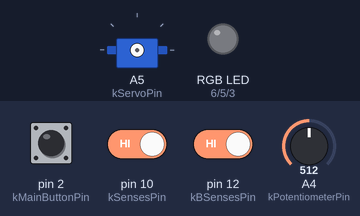
Bench run of a sketch on a simulated Arduino Uno, built with avr-gcc and run on an emulated ATmega328P. Parts: servo, an RGB LED mixed from three pins (HIGH = lit). Inputs (shaded band) come from the test bench; at power-on: pin 2 (kMainButtonPin) HIGH, pin 12 (kBSensesPin) HIGH, pin 10 (kSensesPin) HIGH, A4 (kPotentiometerPin) = 512. Dim RGB values are drawn brighter than linear.

Above: at 1.2 s.
1.3 s: pin 2 (kMainButtonPin) pulled LOW for 1 s
At 1.78 s:
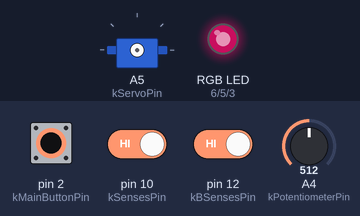
4.5 s: pin 12 (kBSensesPin) driven LOW
At 5.1 s:
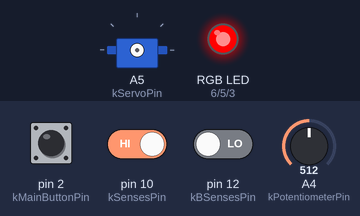
7.5 s: pin 2 (kMainButtonPin) pulled LOW for 1 s
11.5 s: pin 10 (kSensesPin) driven LOW
14.5 s: A4 (kPotentiometerPin) set to 489
At 15.34 s:
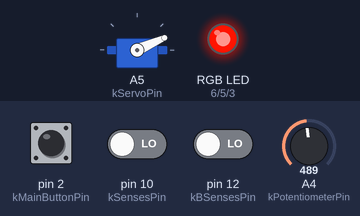
17.5 s: A4 (kPotentiometerPin) set to 510
At 20.2 s:
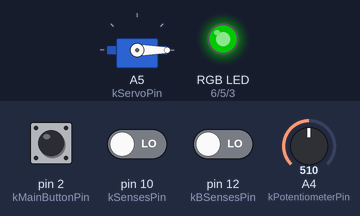
Timing chart, 0 to 24.3 s (numbered marks = the images above; inputs shaded):
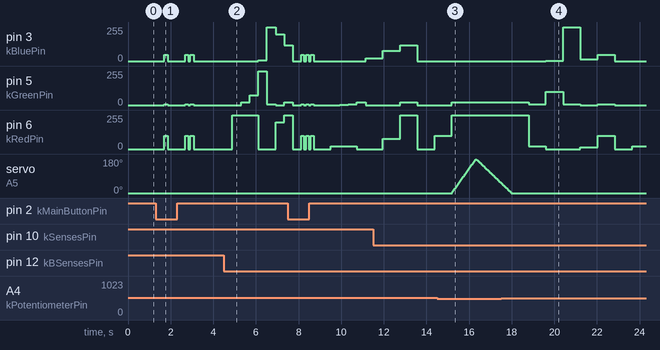

The sketch:

JellyfishNightLight.ino
```cpp
#include "src/RGBConverter/RGBConverter.h"

#include <Servo.h>

#include <CapacitiveSensor.h>

////////// Constants //////////
constexpr int kBluePin = 3;
constexpr int kGreenPin = 5;
constexpr int kRedPin = 6;

constexpr int kMainButtonPin = 2;

constexpr int kCapacitiveSensorThreshold = 900;
constexpr int kSendPin = 11;
constexpr int kSensesPin = 10;

constexpr int kBSendPin = 9;
constexpr int kBSensesPin = 12;

constexpr int kPhotoresistorPin = A0;
constexpr int kMinPhotoresistor = 640;
constexpr int kMaxPhotoresistor = 870;
constexpr int kSmoothingFactor = 14;

constexpr int kServoPin = A5;

constexpr int kPotentiometerPin = A4;

constexpr int kDelayInterval = 6;
constexpr byte kMaxRgbValue = 255;

////////// Global variables //////////
int last_led_val = 0;
int mode = 0;
int color_val = 0;
int brightness_mode = 0;
long bright_val = 255;
float hue = 0.355;
float step = 0.001f;
int button_state;

////////// Objects //////////
Servo myservo;
RGBConverter rgb_converter;
CapacitiveSensor brightness_select = CapacitiveSensor(kSendPin, kSensesPin);
CapacitiveSensor color_select = CapacitiveSensor(kBSendPin, kBSensesPin);

////////// Function declarations //////////

// Blinks the LED in pink to indicate the current mode when first entered.
// - times: The number of times to blink the LED in pink
void BlinkPink(int times);

// Adjusts the brightness and crossfades the RGB LED in the HSL color space
// based on the given photoresistor value.
// - photoresistor_val: The value read from the photoresistor.
//
// - Adapted from the Interactive Physical Computing Textbook by Jon E. Froehlich:
// https://makeabilitylab.github.io/physcomp/arduino/rgb-led-fade.html#full-hsl-based-crossfader-code
// - Used Google Gemini to help debug and generate some parts of code when adding my own tweak
//   to crossfade the colors back and forth across a spectrum of green/blue to red.
void CrossfadeBrightness(int photoresistor_val);

// Switches the color of the LED based on the color_val.
// - color_val: The value indicating which color to switch LED to
// - brightness: The brightness level of the LED (0-255, low to high respectively)
void ColorSwitch(int color_val, int brightness);

// Sets the color of the RGB LED based on the provided red, green, blue values, and brightness level.
// - red: The intensity of the red color component (0-255).
// - green: The intensity of the green color component (0-255).
// - blue: The intensity of the blue color component (0-255).
// - brightness: The brightness level of the LED (0-255, low to high respectively).
//
// - Adapted from the Interactive Physical Computing Textbook by Jon E. Froehlich:
// https://makeabilitylab.github.io/physcomp/arduino/rgb-led-fade.html#full-hsl-based-crossfader-code
// - Which adapted from https://gist.github.com/jamesotron/766994 (no longer available)
// - Used Google Gemini to help debug code when adding my own tweak for the brightness
//   parameter
void ChangeColorAndBrightness(int red, int green, int blue, int brightness);

// If main button is triggered, LED will turn off and returns true. Otherwise false.
bool CheckModeSwitch();

void setup() {
  pinMode(kRedPin, OUTPUT);
  pinMode(kGreenPin, OUTPUT);
  pinMode(kBluePin, OUTPUT);
  pinMode(kMainButtonPin, INPUT_PULLUP);
  pinMode(kPhotoresistorPin, INPUT);
}

void loop() {
  button_state = digitalRead(kMainButtonPin);

  if (button_state == LOW) {
    mode++;
    delay(400);

    if (mode == 1) {
      BlinkPink(1);
    } else if (mode == 2) {
      BlinkPink(2);
    } else if (mode == 3) {
      BlinkPink(3);
    } else if (mode > 3) {
      mode = 0;
    }
  }

  switch (mode) {
  case 0:
    analogWrite(kRedPin, 0);
    analogWrite(kGreenPin, 0);
    analogWrite(kBluePin, 0);
    break;

  case 1:
    while (true) {
      if (CheckModeSwitch()) {
        break;
      }

      // detect brightness with photoresistor:
      int photoresistor_val = analogRead(kPhotoresistorPin);
      CrossfadeBrightness(photoresistor_val);
    }
    break;

  case 2:
    while (true) {
      if (CheckModeSwitch()) {
        break;
      }

      // If the value is greater than the kCapacitiveSensorThreshold,
      // switch color as that indicates a click
      long mode_two_color_val = color_select.capacitiveSensor(40);
      if (mode_two_color_val > kCapacitiveSensorThreshold) {
        color_val++;
        delay(400);
      }

      if (color_val > 7) {
        // wrap around if last color reached
        color_val = 0;
      }

      ColorSwitch(color_val, kMaxRgbValue);
    }
    break;

  case 3:
    while (true) {
      if (CheckModeSwitch()) {
        break;
      }

      // If the color select sensor is triggered, go to next color
      long mode_three_color_val = color_select.capacitiveSensor(40);
      if (mode_three_color_val > kCapacitiveSensorThreshold) {
        color_val++;
        delay(400);
        if (color_val > 7) {
          color_val = 0;
        }
      }

      // Adjust brightness based on the brightness sensor value
      int brightness = 0;
      bright_val = brightness_select.capacitiveSensor(40);
      if (bright_val > kCapacitiveSensorThreshold) {
        brightness_mode++;
        delay(400);
        if (brightness_mode > 2) {
          brightness_mode = 0;
        }
      }

      // Set the brightness level based on the brightness mode
      if (brightness_mode == 0) {
        brightness = 20;
      } else if (brightness_mode == 1) {
        brightness = 100;
      } else if (brightness_mode == 2) {
        brightness = kMaxRgbValue;
      }

      // Set the color with the adjusted brightness
      ColorSwitch(color_val, brightness);

      // Check if the potentiometer value is within the "off" range.
      // Mimics speed selection with potentiometer val
      int pot_val = analogRead(A4);
      int new_delay_val = map(pot_val, 0, 540, 3, 10);
      int delay_val = new_delay_val;

      if (pot_val < 500) {
        myservo.attach(kServoPin);
        for (int pos = 0; pos <= 180; pos++) {
          myservo.write(pos);
          delay_val = map(analogRead(A4), 0, 1023, 3, 10);
          delay(delay_val);
        }

        for (int pos = 180; pos >= 0; pos--) {
          myservo.write(pos);
          delay_val = map(analogRead(A4), 0, 540, 3, 10);
          delay(delay_val);
        }
      }

      myservo.detach();
    }

    color_val = 0;
    delay(100);
    myservo.detach();
    break;
  }
}

////////// Function definitions //////////
void CrossfadeBrightness(int photoresistor_val) {
  static bool is_forward = true;
  byte rgb[3];
  rgb_converter.hslToRgb(hue, 1, 0.5, rgb);

  // Adjusts target LED value based on the photoresistor value
  int target_led_val;
  if (photoresistor_val <= 775) {
    target_led_val = map(photoresistor_val, kMinPhotoresistor, 790, 0, 40);
  } else {
    target_led_val = map(photoresistor_val, 790, kMaxPhotoresistor, 40, 255);
  }
  target_led_val = constrain(target_led_val, 0, 255);

  // Smooths the LED brightness transition
  int led_val = (target_led_val * kSmoothingFactor + last_led_val * (100 - kSmoothingFactor)) / 100;
  last_led_val = led_val;

  // Sets the color and brightness of the LED
  ChangeColorAndBrightness(rgb[0] * led_val / 255, rgb[1] * led_val / 255, rgb[2] * led_val / 255, 255);

  // Crossfades across a spectrum, cutting out the yellows/bright greens, and
  // fades back and forth on the ends of the spectrum
  if (is_forward) {
    hue += step;
    if (hue >= 0.995) {
      hue = 0.995;
      is_forward = false;
    }
  } else {
    hue -= step;
    if (hue <= 0.355) {
      hue = 0.355;
      is_forward = true;
    }
  }
  delay(kDelayInterval);
}

void ColorSwitch(int color_val, int brightness) {
  switch (color_val) {
  case 0:
    ChangeColorAndBrightness(0, 0, 0, brightness);
    break;
  case 1:
    ChangeColorAndBrightness(255, 0, 0, brightness);
    break;
  case 2:
    ChangeColorAndBrightness(255, 20, 0, brightness);
    break;
  case 3:
    ChangeColorAndBrightness(255, 75, 0, brightness);
    break;
  case 4:
    ChangeColorAndBrightness(0, 255, 5, brightness);
    break;
  case 5:
    ChangeColorAndBrightness(0, 5, 255, brightness);
    break;
  case 6:
    ChangeColorAndBrightness(200, 0, 200, brightness);
    break;
  case 7:
    ChangeColorAndBrightness(255, 20, 120, brightness);
    break;
  }
}

void ChangeColorAndBrightness(int red, int green, int blue, int brightness) {
  // scale the color values by the brightness level
  red = (red * brightness) / 255;
  green = (green * brightness) / 255;
  blue = (blue * brightness) / 255;

  analogWrite(kRedPin, red);
  analogWrite(kGreenPin, green);
  analogWrite(kBluePin, blue);
}

void BlinkPink(int times) {
  // more blinks will be faster
  int delay_time = 200 - (times * 25);
  for (int i = 0; i < times; i++) {
    // turn on
    ChangeColorAndBrightness(255, 20, 120, 100);
    delay(delay_time);
    // turn off
    ChangeColorAndBrightness(0, 0, 0, 0);
    delay(100);
  }
  delay(300);
}

bool CheckModeSwitch() {
  button_state = digitalRead(kMainButtonPin);
  if (button_state == LOW) {
    color_val = 0;
    analogWrite(kRedPin, 0);
    analogWrite(kGreenPin, 0);
    analogWrite(kBluePin, 0);
    return true;
  }
  return false;
}
```

RGBConverter.cpp
```cpp
/*
 * RGBConverter.h - Arduino library for converting between RGB, HSV and HSL
 *
 * Ported from the Javascript at http://mjijackson.com/2008/02/rgb-to-hsl-and-rgb-to-hsv-color-model-conversion-algorithms-in-javascript
 * The hard work was Michael's, all the bugs are mine.
 *
 * Robert Atkins, December 2010 (ratkins_at_fastmail_dot_fm).
 *
 * https://github.com/ratkins/RGBConverter
 *
 */
#include "RGBConverter.h"

/**
 * Converts an RGB color value to HSL. Conversion formula
 * adapted from http://en.wikipedia.org/wiki/HSL_color_space.
 * Assumes r, g, and b are contained in the set [0, 255] and
 * returns h, s, and l in the set [0, 1].
 *
 * @param   Number  r       The red color value
 * @param   Number  g       The green color value
 * @param   Number  b       The blue color value
 * @return  Array           The HSL representation
 */
void RGBConverter::rgbToHsl(byte r, byte g, byte b, double hsl[]) {
    double rd = (double) r/255;
    double gd = (double) g/255;
    double bd = (double) b/255;
    double max = threeway_max(rd, gd, bd);
    double min = threeway_min(rd, gd, bd);
    double h, s, l = (max + min) / 2;

    if (max == min) {
        h = s = 0; // achromatic
    } else {
        double d = max - min;
        s = l > 0.5 ? d / (2 - max - min) : d / (max + min);
        if (max == rd) {
            h = (gd - bd) / d + (gd < bd ? 6 : 0);
        } else if (max == gd) {
            h = (bd - rd) / d + 2;
        } else if (max == bd) {
            h = (rd - gd) / d + 4;
        }
        h /= 6;
    }
    hsl[0] = h;
    hsl[1] = s;
    hsl[2] = l;
}

/**
 * Converts an HSL color value to RGB. Conversion formula
 * adapted from http://en.wikipedia.org/wiki/HSL_color_space.
 * Assumes h, s, and l are contained in the set [0, 1] and
 * returns r, g, and b in the set [0, 255].
 *
 * @param   Number  h       The hue
 * @param   Number  s       The saturation
 * @param   Number  l       The lightness
 * @return  Array           The RGB representation
 */
void RGBConverter::hslToRgb(double h, double s, double l, byte rgb[]) {
    double r, g, b;

    if (s == 0) {
        r = g = b = l; // achromatic
    } else {
        double q = l < 0.5 ? l * (1 + s) : l + s - l * s;
        double p = 2 * l - q;
        r = RGBConverter::hue2rgb(p, q, h + 1/3.0);
        g = RGBConverter::hue2rgb(p, q, h);
        b = RGBConverter::hue2rgb(p, q, h - 1/3.0);
    }

    rgb[0] = r * 255;
    rgb[1] = g * 255;
    rgb[2] = b * 255;
}

/**
 * Converts an RGB color value to HSV. Conversion formula
 * adapted from http://en.wikipedia.org/wiki/HSV_color_space.
 * Assumes r, g, and b are contained in the set [0, 255] and
 * returns h, s, and v in the set [0, 1].
 *
 * @param   Number  r       The red color value
 * @param   Number  g       The green color value
 * @param   Number  b       The blue color value
 * @return  Array           The HSV representation
 */
void RGBConverter::rgbToHsv(byte r, byte g, byte b, double hsv[]) {
    double rd = (double) r/255;
    double gd = (double) g/255;
    double bd = (double) b/255;
    double max = threeway_max(rd, gd, bd), min = threeway_min(rd, gd, bd);
    double h, s, v = max;

    double d = max - min;
    s = max == 0 ? 0 : d / max;

    if (max == min) {
        h = 0; // achromatic
    } else {
        if (max == rd) {
            h = (gd - bd) / d + (gd < bd ? 6 : 0);
        } else if (max == gd) {
            h = (bd - rd) / d + 2;
        } else if (max == bd) {
            h = (rd - gd) / d + 4;
        }
        h /= 6;
    }

    hsv[0] = h;
    hsv[1] = s;
    hsv[2] = v;
}

/**
 * Converts an HSV color value to RGB. Conversion formula
 * adapted from http://en.wikipedia.org/wiki/HSV_color_space.
 * Assumes h, s, and v are contained in the set [0, 1] and
 * returns r, g, and b in the set [0, 255].
 *
 * @param   Number  h       The hue
 * @param   Number  s       The saturation
 * @param   Number  v       The value
 * @return  Array           The RGB representation
 */
void RGBConverter::hsvToRgb(double h, double s, double v, byte rgb[]) {
    double r, g, b;

    int i = int(h * 6);
    double f = h * 6 - i;
    double p = v * (1 - s);
    double q = v * (1 - f * s);
    double t = v * (1 - (1 - f) * s);

    switch(i % 6){
        case 0: r = v, g = t, b = p; break;
        case 1: r = q, g = v, b = p; break;
        case 2: r = p, g = v, b = t; break;
        case 3: r = p, g = q, b = v; break;
        case 4: r = t, g = p, b = v; break;
        case 5: r = v, g = p, b = q; break;
    }

    rgb[0] = r * 255;
    rgb[1] = g * 255;
    rgb[2] = b * 255;
}

double RGBConverter::threeway_max(double a, double b, double c) {
    return max(a, max(b, c));
}

double RGBConverter::threeway_min(double a, double b, double c) {
    return min(a, min(b, c));
}

double RGBConverter::hue2rgb(double p, double q, double t) {
    if(t < 0) t += 1;
    if(t > 1) t -= 1;
    if(t < 1/6.0) return p + (q - p) * 6 * t;
    if(t < 1/2.0) return q;
    if(t < 2/3.0) return p + (q - p) * (2/3.0 - t) * 6;
    return p;
}
```

RGBConverter.h
```cpp
/*
 * RGBConverter.h - Arduino library for converting between RGB, HSV and HSL
 *
 * Ported from the Javascript at http://mjijackson.com/2008/02/rgb-to-hsl-and-rgb-to-hsv-color-model-conversion-algorithms-in-javascript
 * The hard work was Michael's, all the bugs are mine.
 *
 * Robert Atkins, December 2010 (ratkins_at_fastmail_dot_fm).
 *
 * https://github.com/ratkins/RGBConverter
 *
 */
#ifndef RGBConverter_h
#define RGBConverter_h

#if (ARDUINO >= 100)
 #include <Arduino.h>
#else
 #include <Arduino.h>
#endif

class RGBConverter {

public:
    /**
     * Converts an RGB color value to HSL. Conversion formula
     * adapted from http://en.wikipedia.org/wiki/HSL_color_space.
     * Assumes r, g, and b are contained in the set [0, 255] and
     * returns h, s, and l in the set [0, 1].
     *
     * @param   byte    r       The red color value
     * @param   byte    g       The green color value
     * @param   byte    b       The blue color value
     * @param   double  hsl[]   The HSL representation
     */
    void rgbToHsl(byte r, byte g, byte b, double hsl[]);

    /**
     * Converts an HSL color value to RGB. Conversion formula
     * adapted from http://en.wikipedia.org/wiki/HSL_color_space.
     * Assumes h, s, and l are contained in the set [0, 1] and
     * returns r, g, and b in the set [0, 255].
     *
     * @param   double  h       The hue
     * @param   double  s       The saturation
     * @param   double  l       The lightness
     * @return  byte    rgb[]   The RGB representation
     */
    void hslToRgb(double h, double s, double l, byte rgb[]);

    /**
     * Converts an RGB color value to HSV. Conversion formula
     * adapted from http://en.wikipedia.org/wiki/HSV_color_space.
     * Assumes r, g, and b are contained in the set [0, 255] and
     * returns h, s, and v in the set [0, 1].
     *
     * @param   byte  r       The red color value
     * @param   byte  g       The green color value
     * @param   byte  b       The blue color value
     * @return  double hsv[]  The HSV representation
     */
    void rgbToHsv(byte r, byte g, byte b, double hsv[]);

    /**
     * Converts an HSV color value to RGB. Conversion formula
     * adapted from http://en.wikipedia.org/wiki/HSV_color_space.
     * Assumes h, s, and v are contained in the set [0, 1] and
     * returns r, g, and b in the set [0, 255].
     *
     * @param   double  h       The hue
     * @param   double  s       The saturation
     * @param   double  v       The value
     * @return  byte    rgb[]   The RGB representation
     */
    void hsvToRgb(double h, double s, double v, byte rgb[]);

private:
    double threeway_max(double a, double b, double c);
    double threeway_min(double a, double b, double c);
    double hue2rgb(double p, double q, double t);
};

#endif
```

Measured:
- the behaviour switches between 500 and 499 on A4 (kPotentiometerPin) (found by bisection; images 2 and 3)
- after the input at 1.3 s, pin 3 (kBluePin): goes 47/255 0.18 s, 0/255 0.80 s, 47/255 0.15 s, 0/255 0.10 s, 47/255 0.15 s, then 0/255, starting after 0.40 s; pin 5 (kGreenPin): goes 7/255 0.18 s, 0/255 0.80 s, 7/255 0.15 s, 0/255 0.10 s, 7/255 0.15 s, then 0/255, starting after 0.40 s
- after the input at 4.5 s, pin 3 (kBluePin): 0/255 → 5/255 after 1.6 s, → 254/255 0.40 s later, → 199/255 0.40 s later, → 120/255 0.40 s later; pin 5 (kGreenPin): 0/255 → 20/255 after 0.81 s, → 75/255 0.40 s later, → 254/255 0.40 s later, → 5/255 0.40 s later, … (6 changes in this stretch)
- after the input at 14.5 s, pin 3 (kBluePin): stays 0/255 (without the input it goes to 120/255 after 2.3 s); pin 5 (kGreenPin): goes on until 15.2 s, then stays 20/255; pin 6 (kRedPin): goes on until 15.2 s, then stays 254/255; servo on A5 (kServoPin): rises from 0° to 180° in 1.1 s, then falls to 54° in 1.2 s
- after the input at 17.5 s, servo on A5 (kServoPin): goes on until 18.0 s, then stays 0°
